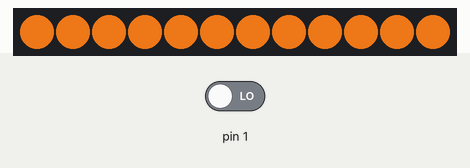
Recording of a sketch running on a simulated Arduino Uno, built with avr-gcc and run on an emulated ATmega328P. On the bench: 12 RGB LEDs in strip order, left to right. The test bench sets the inputs (shaded band); at power-on: pin 1 LOW.

Above: at 0.01 s.
1.4 s: pin 1 driven HIGH
At 2.3 s:
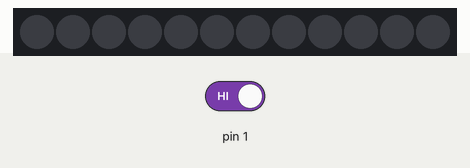
Timing chart, 0 to 4.4 s (numbered marks = the images above; inputs shaded):
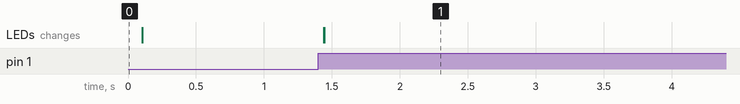

The sketch:

ArduMuzzleFlash.ino
```cpp
#include <FastLED.h>

#define LED_PIN     0
#define NUM_LEDS    12
#define BRIGHTNESS  255
#define LED_TYPE    NEOPIXEL
#define COLOR_ORDER RGB
CRGB leds[NUM_LEDS];
CRGB light = CRGB(200, 100, 20);
int oldState = 1;
int cylonPos = 0;

void setLEDs(CRGB color) {
    for (int i=0; i<NUM_LEDS; i++) {
        leds[i] = color;
    }
}

void setup() {
    FastLED.addLeds<LED_TYPE, LED_PIN>(leds, NUM_LEDS);
    FastLED.setBrightness(  BRIGHTNESS );

    pinMode(1, INPUT);
    pinMode(2, INPUT);
    pinMode(5, INPUT);

    setLEDs(light);
    FastLED.show();
    delay(100);
    setLEDs(CRGB::Black);
    FastLED.show();
}

void fadeall() { for(int i = 0; i < NUM_LEDS; i++) { leds[i].nscale8(250); } }

void cylon() {
  static uint8_t hue = 0;
  // First slide the led in one direction
  for(int i = 0; i < NUM_LEDS; i++) {
    // Set the i'th led to red
    leds[i] = CHSV(hue++, 255, 255);
    // Show the leds
    FastLED.show();
    // now that we've shown the leds, reset the i'th led to black
    // leds[i] = CRGB::Black;
    fadeall();
    // Wait a little bit before we loop around and do it again
    delay(10);
  }

  // Now go in the other direction.
  for(int i = (NUM_LEDS)-1; i >= 0; i--) {
    // Set the i'th led to red
    leds[i] = CHSV(hue++, 255, 255);
    // Show the leds
    FastLED.show();
    // now that we've shown the leds, reset the i'th led to black
    // leds[i] = CRGB::Black;
    fadeall();
    // Wait a little bit before we loop around and do it again
    delay(10);
  }
}

void loop()
{
    CRGB color = CRGB::Black;

    int pin1 = digitalRead(1);
//    int pin2 = digitalRead(2);
//    int pin3 = digitalRead(5);

    if (oldState != pin1) {
        oldState = pin1;
        color = light;
        delay(40);
/*    } else if (pin2 == HIGH) {
        color = CRGB::Red;
    } else if (pin3 == HIGH) {
        color = CRGB::Blue;
    } else if (pin2 == HIGH && pin3 == HIGH) {
        cylon();*/
    } else {
      color = CRGB::Black;
    }

    setLEDs(color);

    FastLED.show();
}
```
